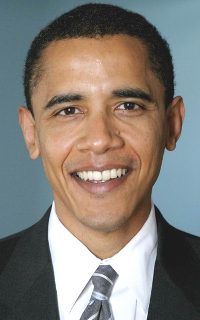
#> input picture GAN/algus.png, 200 x 320 px
$ python input.py
#> lines starting #> are read from the running program, lines starting #| are printed output that depends on the picture
import cv2
#input image change
img = cv2.imread('algus.png', cv2.IMREAD_UNCHANGED)
#> img is the input picture: shape (320, 200, 4); mean B, G, R, A 117.9, 125.3, 131.3, 255

print('Original Dimensions : ',img.shape)
#| Original Dimensions :  (320, 200, 4)

width = 64
height = 64
dim = (width, height)

# resize image
resized = cv2.resize(img, dim, interpolation = cv2.INTER_AREA)
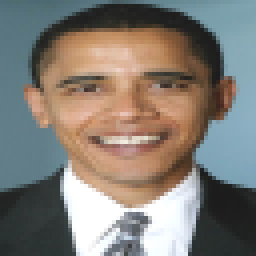
#> resized: shape (64, 64, 4) (shown 4 times larger); mean B, G, R, A 117.9, 125.3, 131.3, 255

print('Resized Dimensions : ',resized.shape)
#| Resized Dimensions :  (64, 64, 4)

cv2.imwrite( "algus1.png", resized );
